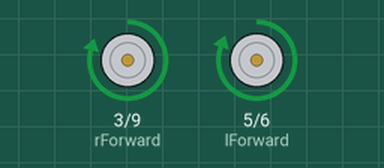
Bench run of a sketch on a simulated Arduino Uno, built with avr-gcc and run on an emulated ATmega328P. On the bench: motor-driver pin pairs drawn as motors (green arrow = first pin HIGH = forward, orange = second pin HIGH = backward, longer = more drive).

Above: at 0.05 s.
Timing chart, 0 to 3.0 s (numbered marks = the images above):
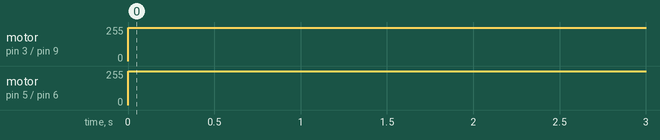

Measured:
- by itself, motor on pin 3 (rForward) / pin 9 (rBackward): stopped → forward 250/255 at 0.00 s
- by itself, motor on pin 5 (lForward) / pin 6 (lBackward): stopped → forward 255/255 at 0.00 s

The sketch:

Go_Forward_for_pin_test.ino
```cpp
// Motors
const int lForward = 5; // connected to B2
const int rForward = 3; // connected to A1
const int lBackward = 6; // connected to B1
const int rBackward = 9; // connected to A2


void setup() {
  // put your setup code here, to run once:
  pinMode(lForward, OUTPUT);
  pinMode(rForward, OUTPUT);
  pinMode(lBackward, OUTPUT);
  pinMode(rBackward, OUTPUT);
}

void loop() {
  // put your main code here, to run repeatedly:
      analogWrite(lForward, 255);
      analogWrite(rForward, 250);
      delay(1000);
      analogWrite(lForward, 0);
      analogWrite(rForward, 0);
}
```
